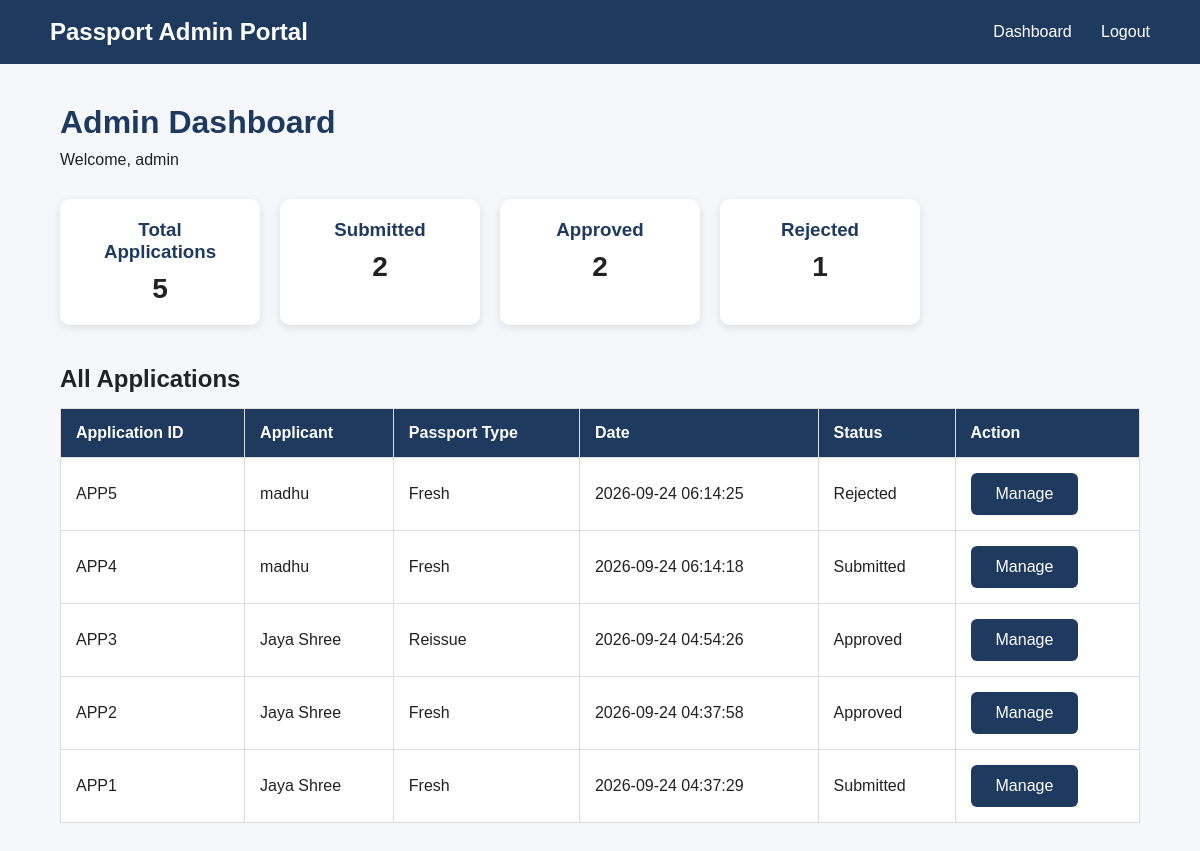
The app's page /admin/dashboard (signed in) with its own data.
### tables this page shows
CREATE TABLE applications (
            application_id INTEGER PRIMARY KEY AUTOINCREMENT,
            applicant_id INTEGER NOT NULL,
            passport_type TEXT NOT NULL,
            application_date TIMESTAMP DEFAULT CURRENT_TIMESTAMP,
            status TEXT DEFAULT 'Submitted',

            FOREIGN KEY (applicant_id)
            REFERENCES applicants(applicant_id)
        );

CREATE TABLE applicants (
            applicant_id INTEGER PRIMARY KEY AUTOINCREMENT,
            name TEXT NOT NULL,
            email TEXT UNIQUE NOT NULL,
            password TEXT NOT NULL,
            phone TEXT,
            dob TEXT,
            address TEXT
        );

### app.py (the view)
@app.route("/admin/dashboard")
def admin_dashboard():
    if "admin_id" not in session:
        return redirect("/admin/login")
    conn = get_db()
    applications = conn.execute("""
        SELECT
            applications.*,
            applicants.name,
            applicants.email,
            applicants.phone
        FROM applications
        JOIN applicants
        ON applications.applicant_id = applicants.applicant_id
        ORDER BY applications.application_date DESC
    """).fetchall()
    total_applications = conn.execute("""
        SELECT COUNT(*)
        FROM applications
    """).fetchone()[0]
    submitted = conn.execute("""
        SELECT COUNT(*)
        FROM applications
        WHERE status = 'Submitted'
    """).fetchone()[0]
    approved = conn.execute("""
        SELECT COUNT(*)
        FROM applications
        WHERE status = 'Approved'
    """).fetchone()[0]
    rejected = conn.execute("""
        SELECT COUNT(*)
        FROM applications
        WHERE status = 'Rejected'
    """).fetchone()[0]
    conn.close()
    return render_template(
        "admin_dashboard.html",
        applications=applications,
        total_applications=total_applications,
        submitted=submitted,
        approved=approved,
        rejected=rejected
    )

### app.py (called while the page is built)
def get_db():
    conn = sqlite3.connect(DATABASE)
    conn.row_factory = sqlite3.Row
    return conn

### templates/admin_dashboard.html (shortened to what this page needs)
<!DOCTYPE html>
<html>
<head>
    <link rel="stylesheet"
          href="{{ url_for('static', filename='style.css') }}">
</head>
<body>
<div class="navbar">
    <h2>Passport Admin Portal</h2>
    <div>
        <a href="/admin/dashboard">Dashboard</a>
        <a href="/admin/logout">Logout</a>
    </div>
</div>
<div class="dashboard">
    <h1>Admin Dashboard</h1>
    <p>
        Welcome, {{ session["admin_username"] }}
    </p>
    <div class="stats">
        <div class="stat-card">
            <h3>Total Applications</h3>
            <p>{{ total_applications }}</p>
        </div>
        <div class="stat-card">
            <h3>Submitted</h3>
            <p>{{ submitted }}</p>
        </div>
        <div class="stat-card">
            <h3>Approved</h3>
            <p>{{ approved }}</p>
        </div>
        <div class="stat-card">
            <h3>Rejected</h3>
            <p>{{ rejected }}</p>
        </div>
    </div>
    <h2>All Applications</h2>
    <table>
        <tr>
            <th>Application ID</th>
            <th>Applicant</th>
            <th>Passport Type</th>
            <th>Date</th>
            <th>Status</th>
            <th>Action</th>
        </tr>
        {% for application in applications %}
        <tr>
            <td>
                APP{{ application["application_id"] }}
            </td>
            <td>
                {{ application["name"] }}
            </td>
            <td>
                {{ application["passport_type"] }}
            </td>
            <td>
                {{ application["application_date"] }}
            </td>
            <td>
                {{ application["status"] }}
            </td>
            <td>
                <a href="/admin/application/{{ application['application_id'] }}">
                    <button>
                        Manage
                    </button>
                </a>
            </td>
        </tr>
        {% endfor %}
    </table>
</div>
</body>
</html>

### static/style.css (style rules this page uses)
* { box-sizing: border-box; margin: 0; padding: 0; font-family: Arial, sans-serif; }
body { background: #f5f7fb; color: #222; }
.navbar { background: #1e3a5f; color: white; padding: 18px 50px; display: flex; justify-content: space-between; align-items: center; }
.navbar a { color: white; text-decoration: none; margin-left: 25px; }
button { background: #1e3a5f; color: white; border: none; padding: 12px 25px; border-radius: 6px; cursor: pointer; font-size: 16px; }
.dashboard { width: 90%; margin: 40px auto; }
.dashboard h1 { color: #1e3a5f; margin-bottom: 10px; }
.dashboard h2 { margin-top: 40px; margin-bottom: 15px; }
table { width: 100%; background: white; border-collapse: collapse; }
th, td { padding: 15px; border: 1px solid #ddd; text-align: left; }
th { background: #1e3a5f; color: white; }
.stats { display: flex; gap: 20px; margin: 30px 0; flex-wrap: wrap; }
.stat-card { background: white; padding: 20px; width: 200px; border-radius: 10px; box-shadow: 0 3px 10px rgba(0,0,0,0.1); text-align: center; }
.stat-card h3 { color: #1e3a5f; margin-bottom: 10px; }
.stat-card p { font-size: 28px; font-weight: bold; }

### records on screen
applications: application_id "5", name "madhu", passport_type "Fresh", application_date "2026-09-24 06:14:25", status "Rejected"
applications: application_id "4", name "madhu", passport_type "Fresh", application_date "2026-09-24 06:14:18", status "Submitted"
applications: application_id "3", name "Jaya Shree", passport_type "Reissue", application_date "2026-09-24 04:54:26", status "Approved"
applications: application_id "2", name "Jaya Shree", passport_type "Fresh", application_date "2026-09-24 04:37:58", status "Approved"
applications: application_id "1", name "Jaya Shree", passport_type "Fresh", application_date "2026-09-24 04:37:29", status "Submitted"

### other values on screen
{{ session["admin_username"] }} "admin"
{{ total_applications }} "5"
{{ submitted }} "2"
{{ approved }} "2"
{{ rejected }} "1"
